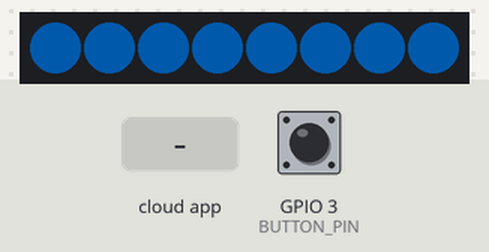
The program below on a simulated Seeed XIAO ESP32-C3. On the bench: 8 RGB LEDs in strip order, left to right. Inputs (shaded band) come from the test bench; at power-on: GPIO 3 (BUTTON_PIN) HIGH. Dim RGB values are drawn brighter than linear; WiFi joins after 1.5 s; servers stay silent unless stated; what the program prints to the serial monitor is not drawn. At 13.4 s the program puts the board to deep sleep or switches it off; the recording ends there.

Above: at 2.8 s.
2.9 s: the phone or cloud app sets led_state to 1
At 3.9 s:
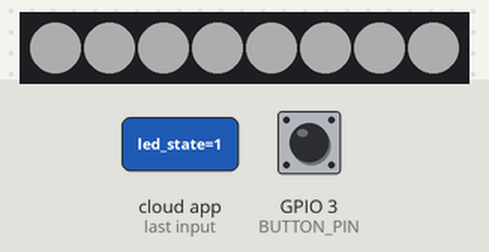
4.4 s: the phone or cloud app sets led_state to 2
At 5.0 s:
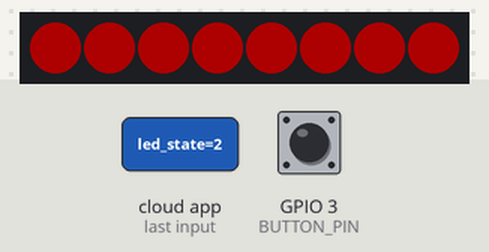
5.9 s: the phone or cloud app sets led_state to 3
At 7.1 s:
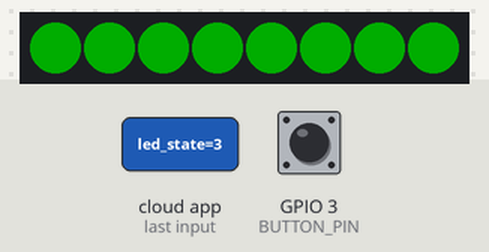
7.4 s: the phone or cloud app sets led_state to 4
At 8.5 s:
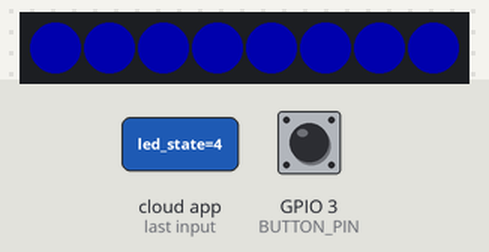
8.9 s: the phone or cloud app sets led_state to 0
At 9.6 s:
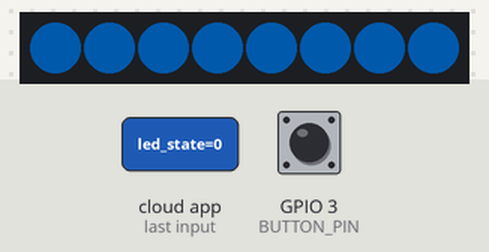
10.4 s: GPIO 3 (BUTTON_PIN) pulled LOW for 3.2 s
At 12.8 s:
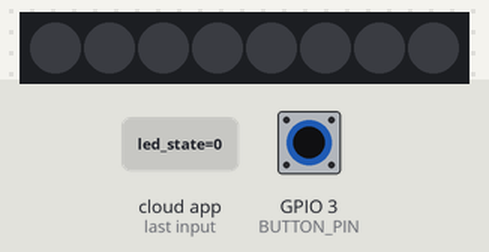
Timing chart, 0 to 13.4 s (numbered marks = the images above; inputs shaded):
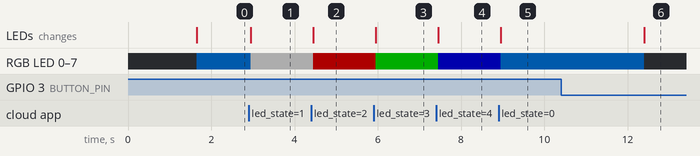

Measured:
- after the input at 2.9 s, RGB LED 0–7: RGB(0, 25, 48) → RGB(50, 50, 50) after 0.05 s; the LEDs: change after 0.05 s (image 1)
- after the input at 4.4 s, RGB LED 0–7: RGB(50, 50, 50) → RGB(50, 0, 0) after 0.05 s; the LEDs: change after 0.05 s (image 2)
- after the input at 5.9 s, RGB LED 0–7: RGB(50, 0, 0) → RGB(0, 50, 0) after 0.05 s; the LEDs: change after 0.05 s (image 3)
- after the input at 7.4 s, RGB LED 0–7: RGB(0, 50, 0) → RGB(0, 0, 50) after 0.05 s; the LEDs: change after 0.05 s (image 4)
- after the input at 8.9 s, RGB LED 0–7: RGB(0, 0, 50) → RGB(0, 25, 48) after 0.05 s; the LEDs: change after 0.05 s (image 5)
- after the input at 10.4 s, RGB LED 0–7: RGB(0, 25, 48) → off after 2.0 s; the LEDs: change after 2.0 s (image 6)

The program:

main.cpp
```cpp
#include <Arduino.h>
#include <WiFi.h>
#include <Firebase_ESP_Client.h>
#include <Adafruit_NeoPixel.h>

// Helper untuk Firebase
#include <addons/TokenHelper.h>
#include <addons/RTDBHelper.h>

// --- Konfigurasi Hardware ---
#define BUTTON_PIN D1
#define LED_PIN    D0
#define NUM_LEDS   8
Adafruit_NeoPixel pixels(NUM_LEDS, LED_PIN, NEO_GRB + NEO_KHZ800);

// --- Konfigurasi WiFi & Firebase ---
#define WIFI_SSID "NAMA_WIFI"
#define WIFI_PASSWORD "PASSWORD_WIFI"
#define API_KEY "FIREBASE_API_KEY"
#define DATABASE_URL "URL_DATABASE.firebaseio.com"

FirebaseData fbdo;
FirebaseAuth auth;
FirebaseConfig config;

// Variabel untuk manajemen tombol
unsigned long buttonTimer = 0;
bool buttonActive = false;

// --- Fungsi Deep Sleep (OFF) ---
void enterDeepSleep() {
    Serial.println("System Powering Off (Deep Sleep)...");
    pixels.fill(pixels.Color(0, 0, 0)); // Matikan LED
    pixels.show();

    // Bangunkan ESP32-C3 jika D1 ditekan (LOW)
    esp_deep_sleep_enable_gpio_wakeup(1ULL << BUTTON_PIN, ESP_GPIO_WAKEUP_GPIO_LOW);

    delay(1000);
    esp_deep_sleep_start();
}

// --- Callback Firebase (IoT Capture Logic) ---
void streamCallback(FirebaseStream data) {
    // App mengirim angka 1-4 untuk ganti warna saat capture
    int state = data.intData();
    Serial.printf("IoT Command Received: State %d\n", state);

    switch (state) {
        case 1: pixels.fill(pixels.Color(255, 255, 255)); break; // White
        case 2: pixels.fill(pixels.Color(255, 0, 0));   break; // Red
        case 3: pixels.fill(pixels.Color(0, 255, 0));   break; // Green
        case 4: pixels.fill(pixels.Color(0, 0, 255));   break; // Blue
        default: pixels.fill(pixels.Color(3, 126, 243)); break; // Standby Blue
    }
    pixels.show();
}

void streamTimeoutCallback(bool timeout) {
    if (timeout) Serial.println("Firebase Stream timeout...");
}

void setup() {
    Serial.begin(115200);
    pixels.begin();
    pixels.setBrightness(50); // Set kecerahan agar tidak overheat

    // Cek apakah baru saja bangun dari tidur
    if (esp_sleep_get_wakeup_cause() == ESP_SLEEP_WAKEUP_GPIO) {
        Serial.println("Woke up from Deep Sleep!");
    }

    pinMode(BUTTON_PIN, INPUT_PULLUP);

    // Koneksi WiFi
    WiFi.begin(WIFI_SSID, WIFI_PASSWORD);
    Serial.print("Connecting to WiFi");
    while (WiFi.status() != WL_CONNECTED) {
        delay(500);
        Serial.print(".");
    }
    Serial.println("\nConnected!");

    // Inisialisasi Firebase
    config.api_key = API_KEY;
    config.database_url = DATABASE_URL;
    Firebase.begin(&config, &auth);
    Firebase.reconnectWiFi(true);

    // Setup Path Stream: /devices/[MAC_ADDRESS]/led_state
    String path = "/devices/";
    path.concat(WiFi.macAddress());
    path.concat("/led_state");
    if (!Firebase.RTDB.beginStream(&fbdo, path)) {
        Serial.print("Stream Error: ");
        Serial.println(fbdo.errorReason());
    }
    Firebase.RTDB.setStreamCallback(&fbdo, streamCallback, streamTimeoutCallback);

    // Indikator menyala: AIRPLAS Blue
    pixels.fill(pixels.Color(3, 126, 243));
    pixels.show();
}

void loop() {
    // Logika Tombol ON/OFF (Tahan 2 detik untuk masuk Deep Sleep)
    if (digitalRead(BUTTON_PIN) == LOW) {
        if (!buttonActive) {
            buttonActive = true;
            buttonTimer = millis();
        }

        // Indikator visual saat menahan tombol (opsional)
        if (millis() - buttonTimer > 2000) {
            enterDeepSleep();
        }
    } else {
        buttonActive = false;
    }

    // Firebase Stream berjalan secara asinkron di background.
    // Loop ini tetap kosong untuk menjaga responsivitas CPU.
}
```
